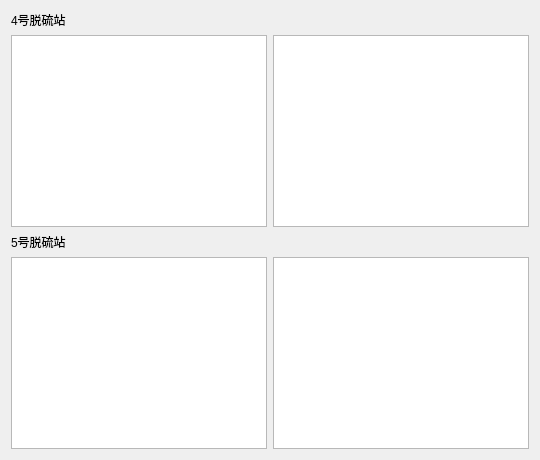
        <widget class="QWidget" name="slagPage">
         <layout class="QVBoxLayout" name="verticalLayout_5">
          <item>
           <widget class="QLabel" name="label_12">
            <property name="text">
             <string>4号脱硫站</string>
            </property>
           </widget>
          </item>
          <item>
           <layout class="QHBoxLayout" name="horizontalLayout_17">
            <item>
             <widget class="QTableView" name="stirInfo1TableView">
              <property name="maximumSize">
               <size>
                <width>800</width>
                <height>16777215</height>
               </size>
              </property>
              <property name="editTriggers">
               <set>QAbstractItemView::NoEditTriggers</set>
              </property>
             </widget>
            </item>
            <item>
             <widget class="QTableView" name="slag1TableView">
              <property name="editTriggers">
               <set>QAbstractItemView::NoEditTriggers</set>
              </property>
             </widget>
            </item>
           </layout>
          </item>
          <item>
           <widget class="QLabel" name="label_13">
            <property name="text">
             <string>5号脱硫站</string>
            </property>
           </widget>
          </item>
          <item>
           <layout class="QHBoxLayout" name="horizontalLayout_18">
            <item>
             <widget class="QTableView" name="stirInfo2TableView">
              <property name="maximumSize">
               <size>
                <width>800</width>
                <height>16777215</height>
               </size>
              </property>
              <property name="editTriggers">
               <set>QAbstractItemView::NoEditTriggers</set>
              </property>
             </widget>
            </item>
            <item>
             <widget class="QTableView" name="slag2TableView">
              <property name="editTriggers">
               <set>QAbstractItemView::NoEditTriggers</set>
              </property>
             </widget>
            </item>
           </layout>
          </item>
         </layout>
        </widget>
